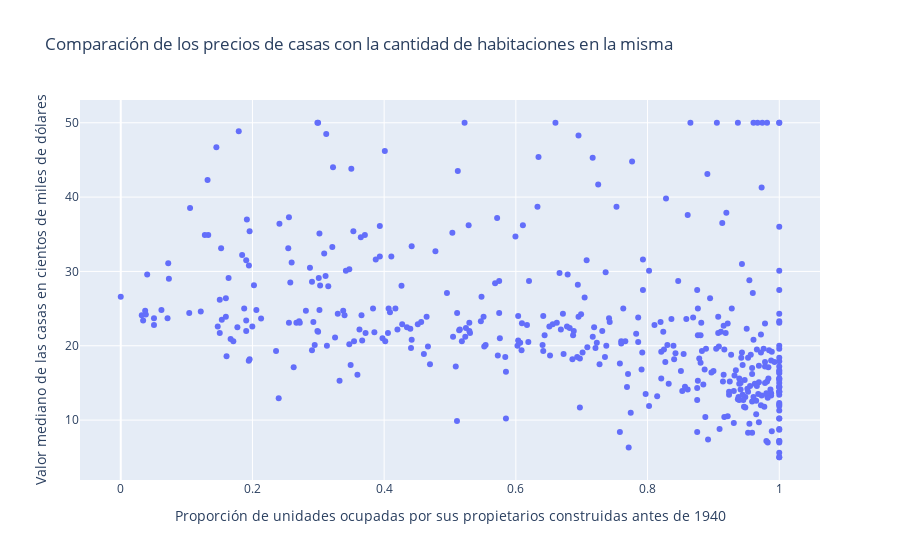

Here is the notebook cell this chart was saved with:
### Markdown cell above
Se observa una relación lineal positiva debil-media entre el número de habitaciones por vivienda y el valor mediano de las casas en cientos de miles de dólares

### Code cell
fig = px.scatter(x=x_train_imp_esc['AGE'], y=y_train_modif, 
                title='Comparación de los precios de casas con la cantidad de habitaciones en la misma'
                , labels={'x':'Proporción de unidades ocupadas por sus propietarios construidas antes de 1940','y':'Valor mediano de las casas en cientos de miles de dólares'})
fig.show()

### Figure 1 — Plotly figure (JSON) as saved in the notebook; plotly's stock layout.template omitted (floating-point values rounded to 4 significant figures; data arrays with more than 128 entries replaced by an {"elided": "..."} marker saying what was removed)
{"data": [{"hovertemplate": "Proporción de unidades ocupadas por sus propietarios construidas antes de 1940=%{x}<br>Valor mediano de las casas en cientos de miles de dólares=%{y}<extra></extra>", "legendgroup": "", "marker": {"color": "#636efa", "symbol": "circle"}, "mode": "markers", "name": "", "orientation": "v", "showlegend": false, "type": "scatter", "x": {"elided": "422 float values"}, "xaxis": "x", "y": {"elided": "422 float values"}, "yaxis": "y"}], "layout": {"legend": {"tracegroupgap": 0}, "title": {"text": "Comparación de los precios de casas con la cantidad de habitaciones en la misma"}, "xaxis": {"anchor": "y", "domain": [0, 1], "title": {"text": "Proporción de unidades ocupadas por sus propietarios construidas antes de 1940"}}, "yaxis": {"anchor": "x", "domain": [0, 1], "title": {"text": "Valor mediano de las casas en cientos de miles de dólares"}}}}
